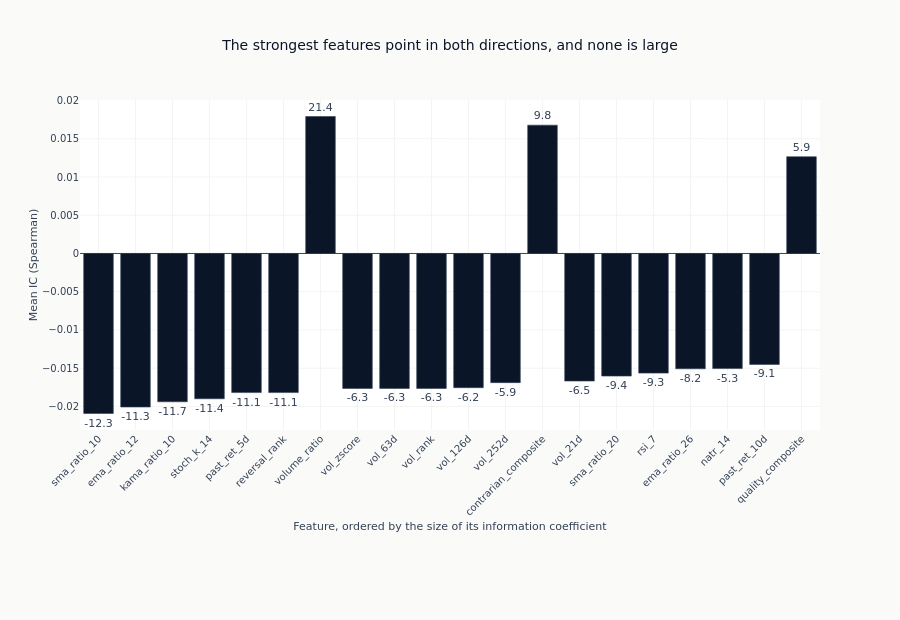

Notebook code cell kept with this figure:
### Markdown cell above
### The twenty strongest features, and which of them clear the correction

The bars are signed, because the sign is the claim: a feature the panel ranks in one
direction and a feature it ranks in the other are different signals, and the sorted
magnitude hides that. The label on each bar is its HAC t-statistic, and colour marks
whether Benjamini-Hochberg still rejects the null - which at the top of the ranking it
does for every one of them, so what separates these twenty is their direction and not
their significance. The count that does vary is printed above.

### Code cell
top_20 = eval_summary.sort(pl.col("ic_mean").abs(), descending=True).head(20)

fig = go.Figure()
fig.add_trace(
    go.Bar(
        x=top_20["feature"].to_list(),
        y=top_20["ic_mean"].to_list(),
        marker_color=[
            COLORS["blue"] if sig else COLORS["silver_muted"]
            for sig in top_20["significant_fdr05"].to_list()
        ],
        marker_line=dict(color=COLORS["neutral"], width=0.6),
        text=[f"{t:.1f}" for t in top_20["hac_tstat"].to_list()],
        textposition="outside",
    )
)
fig.update_layout(
    title="The strongest features point in both directions, and none is large",
    xaxis_title="Feature, ordered by the size of its information coefficient",
    yaxis_title="Mean IC (Spearman)",
    xaxis_tickangle=-45,
    height=620,
    margin=dict(b=190),
)
fig.show()

### Figure 1 — Plotly figure (JSON) as saved in the notebook; plotly's stock layout.template omitted (floating-point values rounded to 4 significant figures)
{"data": [{"marker": {"color": ["#0a1628", "#0a1628", "#0a1628", "#0a1628", "#0a1628", "#0a1628", "#0a1628", "#0a1628", "#0a1628", "#0a1628", "#0a1628", "#0a1628", "#0a1628", "#0a1628", "#0a1628", "#0a1628", "#0a1628", "#0a1628", "#0a1628", "#0a1628"], "line": {"color": "#334155", "width": 0.6}}, "text": ["-12.3", "-11.3", "-11.7", "-11.4", "-11.1", "-11.1", "21.4", "-6.3", "-6.3", "-6.3", "-6.2", "-5.9", "9.8", "-6.5", "-9.4", "-9.3", "-8.2", "-5.3", "-9.1", "5.9"], "textposition": "outside", "type": "bar", "x": ["sma_ratio_10", "ema_ratio_12", "kama_ratio_10", "stoch_k_14", "past_ret_5d", "reversal_rank", "volume_ratio", "vol_zscore", "vol_63d", "vol_rank", "vol_126d", "vol_252d", "contrarian_composite", "vol_21d", "sma_ratio_20", "rsi_7", "ema_ratio_26", "natr_14", "past_ret_10d", "quality_composite"], "y": [-0.02093, -0.02008, -0.0194, -0.019, -0.01819, -0.01819, 0.01791, -0.01765, -0.01765, -0.01765, -0.01755, -0.01689, 0.01678, -0.01668, -0.01603, -0.01565, -0.01508, -0.01505, -0.01451, 0.01265]}], "layout": {"height": 620, "margin": {"b": 190}, "title": {"text": "The strongest features point in both directions, and none is large"}, "xaxis": {"tickangle": -45, "title": {"text": "Feature, ordered by the size of its information coefficient"}}, "yaxis": {"title": {"text": "Mean IC (Spearman)"}}}}
